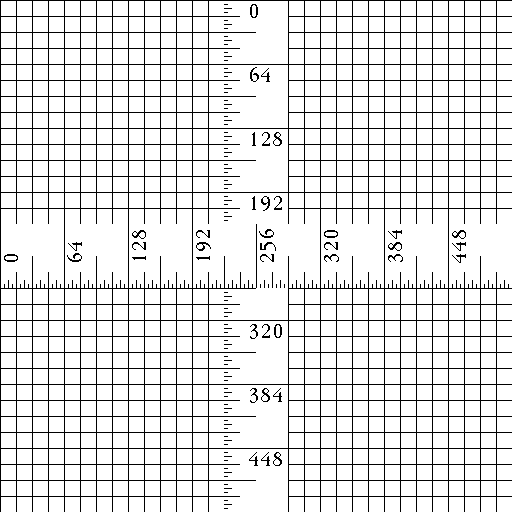
#> input picture ruler.512_2.tiff, 512 x 512 px
$ python 3_by_3.py
#> lines starting #> are read from the running program, lines starting #| are printed output that depends on the picture; after the words box and inside, x2 and y2 are one past the last pixel; in counts of white or black regions, pixels touching at a corner belong together
import numpy as np
from PIL import Image
from skimage.io import imread
z = imread("ruler.512_2.tiff")
#> z: shape (512, 512); 89% white; black in thin lines or dots
output_img1 = imread("ruler.512_2.tiff")
output_img2 = imread("ruler.512_2.tiff")
l,m = z.shape[:]
#> l = 512; m = 512
row = l+2
#> row = 514
coloumn = m+2
#> coloumn = 514
input_img = np.zeros((row,coloumn))
print(z.shape)
#| (512, 512)
for i in range(l):
    for j in range(m):
        input_img[i+1,j+1]=z[i,j]
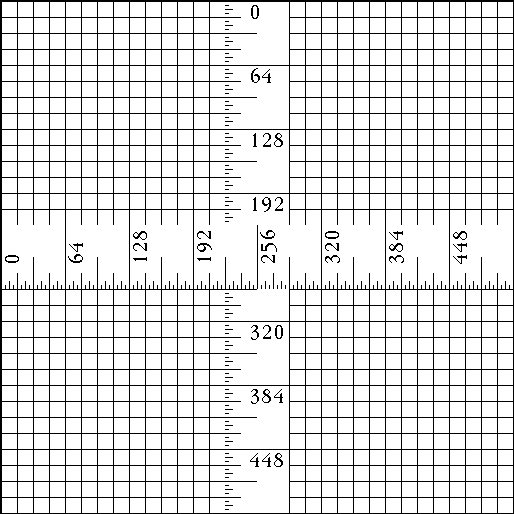
#> input_img: shape (514, 514) float64; 88.3% white; black in thin lines or dots
# print(input_img.shape)
# print(input_img)
for x in range(1, l-1):
    for y in range(1, m-1):
        sum =input_img[x-1, y-1]/9+ input_img[x-1, y]/9+input_img[x-1, y+1]/9+input_img[x, y-1]/9+input_img[x, y]/9+input_img[x, y+1]/9+input_img[x+1, y-1]/9+input_img[x+1, y]/9+input_img[x+1, y+1]/9
        list = [input_img[x-1, y-1],input_img[x-1, y],input_img[x-1, y+1],input_img[x, y-1],input_img[x, y],input_img[x, y+1],input_img[x+1, y-1],input_img[x+1, y],input_img[x+1, y+1]]
        list.sort()

        output_img1[x,y] = sum
        output_img2[x,y] = list[4]
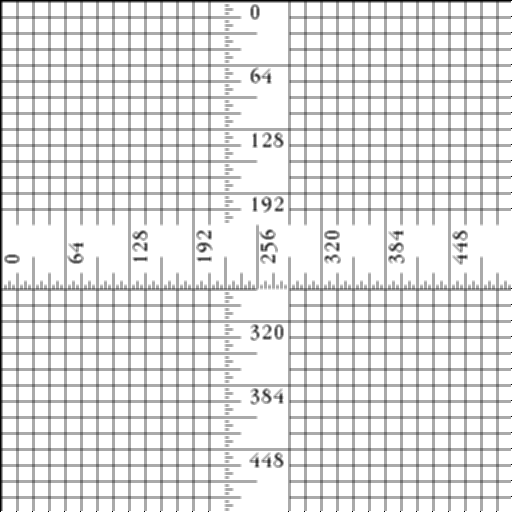
#> output_img1: shape (512, 512); min 0, max 255, mean 226
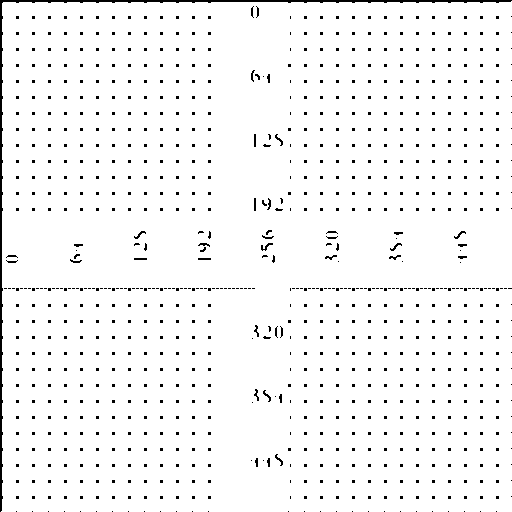
#> output_img2: shape (512, 512); 96.1% white; 942 black regions (905 under 20 px), largest, box (x1, y1, x2, y2) and area: (0, 0, 512, 512) 2205, (261, 243, 273, 251) 37, (275, 134, 283, 146) 31

        # new_im1[x][y] = avg1
print(output_img1)
#> (printed output is left out)
print(output_img2)
#> (printed output is left out)
final_image = Image.fromarray(output_img1)
final_image.save("mean_33.tiff")
final_image.show()
final_image2 = Image.fromarray(output_img2)
final_image2.save("median_33.tiff")
final_image2.show()
